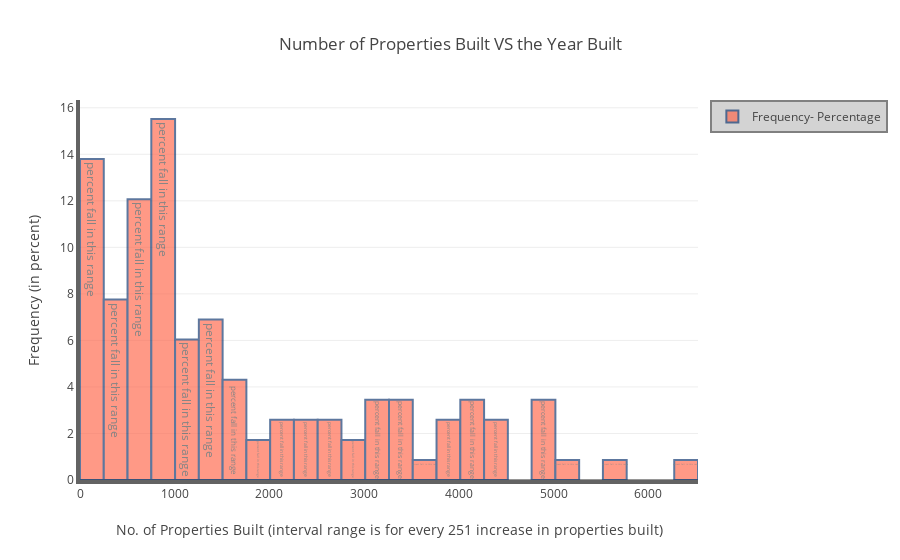

The code cell stored with this chart in its notebook:
### Markdown cell above
What's the distribution of the number of properties built between 1900 and 2018? Please plot a histogram to answer this question.

### Code cell
# --- Write your code below ---
import plotly.plotly as py
import plotly.figure_factory as ff
from plotly.offline import download_plotlyjs, init_notebook_mode, plot, iplot
import numpy as np

df4 = df[(df['YEAR_BUILT']>=1900) & (df['YEAR_BUILT']<=2018)].groupby(['YEAR_BUILT']).size()
# print(df4)

# Compute bin value
minimum = np.amin(df4.values)
maximum = np.amax(df4.values)
bins = int((maximum-minimum)/25)

# Create the plot data
data = [go.Histogram(x=df4,
                histnorm='percent',
                name='Frequency- Percentage',
                text='percent fall in this range',
                xbins=dict(size=bins
                ),
                marker=dict(
                    color='tomato',
                    line=dict(
                        color='rgb(8,48,107)',
                        width=2
                    )
                ),
                opacity=0.65)]

# Create Layout for the plot
layout = go.Layout(
    title='Number of Properties Built VS the Year Built',
    xaxis=dict(
        title='No. of Properties Built (interval range is for every '+str(bins)+' increase in properties built)',
        zerolinecolor='#969696',
        zerolinewidth=2,
        zeroline=True,
        linecolor='#636363',
        linewidth=4,
        showline=True,
    ),
    yaxis=dict(
        title='Frequency (in percent)',
        showgrid=True,
        zeroline=True,
        showline=True,
        zerolinecolor='#969696',
        zerolinewidth=2,
        linecolor='#636363',
        linewidth=4,
    ),
    showlegend=True,
    legend=dict(bgcolor='lightgray',
            bordercolor='gray',
            borderwidth=2,
        )
    )

# Show the plot
init_notebook_mode(connected=True)
fig = go.Figure(data=data, layout=layout)
iplot(fig, filename='histogram')

### Figure 1 — Plotly figure (JSON) as saved in the notebook; plotly's stock layout.template omitted (floating-point values rounded to 4 significant figures)
{"data": [{"histnorm": "percent", "marker": {"color": "tomato", "line": {"color": "rgb(8,48,107)", "width": 2}}, "name": "Frequency- Percentage", "opacity": 0.65, "text": "percent fall in this range", "type": "histogram", "uid": "f10bd5cc-7fe3-4e28-aad1-64c56f2e09dd", "x": [40, 303, 15, 23, 68, 472, 135, 142, 421, 263, 3070, 973, 3854, 848, 600, 247, 80, 33, 211, 141, 675, 307, 647, 501, 820, 1286, 1262, 1448, 1394, 1095, 1149, 811, 291, 117, 106, 158, 270, 486, 651, 613, 740, 913, 565, 242, 676, 693, 1355, 1039, 1457, 948, 981, 917, 736, 1038, 824, 931, 1049, 1201, 955, 794, 560, 616, 854, 782, 973, 1080, 922, 862, 749, 758, 549, 1319, 1425, 1538, 2363, 2232, 2518, 1761, 1726, 1615, 2369, 2702, 1764, 2247, 1533, 2194, 2797, 2354, 3037, 4171, 3477, 2784, 3041, 4315, 6302, 5665, 4112, 4795, 4794, 4877, 4053, 1533, 3727, 3368, 3867, 5027, 4401, 4089, 4457, 5002, 2708, 3469, 3415, 3875, 3237, 18], "xbins": {"size": 251}}], "layout": {"legend": {"bgcolor": "lightgray", "bordercolor": "gray", "borderwidth": 2}, "showlegend": true, "title": {"text": "Number of Properties Built VS the Year Built"}, "xaxis": {"linecolor": "#636363", "linewidth": 4, "showline": true, "title": {"text": "No. of Properties Built (interval range is for every 251 increase in properties built)"}, "zeroline": true, "zerolinecolor": "#969696", "zerolinewidth": 2}, "yaxis": {"linecolor": "#636363", "linewidth": 4, "showgrid": true, "showline": true, "title": {"text": "Frequency (in percent)"}, "zeroline": true, "zerolinecolor": "#969696", "zerolinewidth": 2}}}
